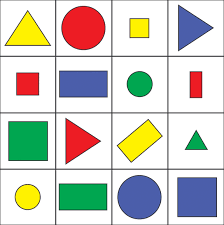
#> input picture assets/shapes.png, 224 x 225 px, given in place of the camera
$ python color_detection.py
#> lines starting #> are read from the running program, lines starting #| are printed output that depends on the picture; after the words box and inside, x2 and y2 are one past the last pixel; in counts of white or black regions, pixels touching at a corner belong together
### stacked_image.py
import cv2
import numpy as np

def stackImages(scale, imgArray):
    rows = len(imgArray)
    cols = len(imgArray[0])
    rowsAvailable = isinstance(imgArray[0], list)
    width = imgArray[0][0].shape[1]
    height = imgArray[0][0].shape[0]
    if rowsAvailable:
        for x in range(0, rows):
            for y in range(0, cols):
                if imgArray[x][y].shape[:2] == imgArray[0][0].shape[:2]:
                    imgArray[x][y] = cv2.resize(imgArray[x][y], (0, 0), None, scale, scale)
                else:
                    imgArray[x][y] = cv2.resize(imgArray[x][y], (imgArray[0][0].shape[1], imgArray[0][0].shape[0]),
                                                None, scale, scale)
                if len(imgArray[x][y].shape) == 2: imgArray[x][y] = cv2.cvtColor(imgArray[x][y], cv2.COLOR_GRAY2BGR)
        imageBlank = np.zeros((height, width, 3), np.uint8)
        hor = [imageBlank] * rows
        hor_con = [imageBlank] * rows
        for x in range(0, rows):
            hor[x] = np.hstack(imgArray[x])
        ver = np.vstack(hor)
    else:
        for x in range(0, rows):
            if imgArray[x].shape[:2] == imgArray[0].shape[:2]:
                imgArray[x] = cv2.resize(imgArray[x], (0, 0), None, scale, scale)
            else:
                imgArray[x] = cv2.resize(imgArray[x], (imgArray[0].shape[1], imgArray[0].shape[0]), None, scale, scale)
            if len(imgArray[x].shape) == 2: imgArray[x] = cv2.cvtColor(imgArray[x], cv2.COLOR_GRAY2BGR)
        hor = np.hstack(imgArray)
        ver = hor
    return ver

### color_detection.py
import cv2
import numpy as np
from stacked_image import *

def empty(a):
    pass

cv2.namedWindow("TrackBars")
cv2.resizeWindow("TrackBars", 640, 240)
cv2.createTrackbar("Hue Min", "TrackBars", 90, 179, empty)
cv2.createTrackbar("Hue Max", "TrackBars", 130, 179, empty)
cv2.createTrackbar("Sat Min", "TrackBars", 50, 255, empty)
cv2.createTrackbar("Sat Max", "TrackBars", 255, 255, empty)
cv2.createTrackbar("Val Min", "TrackBars", 50, 255, empty)
cv2.createTrackbar("Val Max", "TrackBars", 255, 255, empty)

cap = cv2.VideoCapture(0)
cap.set(3,360)  # width
cap.set(4,240)  # height

while True:
    ret,frame = cap.read()
#> frame is the input picture: shape (225, 224, 3); mean B, G, R 198.3, 207.4, 207.5
    width = int(cap.get(3))
    height = int(cap.get(4))

    hsv = cv2.cvtColor(frame,cv2.COLOR_BGR2HSV)
#> hsv: shape (225, 224, 3); mean H, S, V 38.7, 57.7, 227.7

    h_min = cv2.getTrackbarPos("Hue Min", "TrackBars")
    h_max = cv2.getTrackbarPos("Hue Max", "TrackBars")
    s_min = cv2.getTrackbarPos("Sat Min", "TrackBars")
    s_max = cv2.getTrackbarPos("Sat Max", "TrackBars")
    v_min = cv2.getTrackbarPos("Val Min", "TrackBars")
    v_max = cv2.getTrackbarPos("Val Max", "TrackBars")

    lower = np.array([h_min, s_min, v_min])
    upper = np.array([h_max, s_max, v_max])

    mask = cv2.inRange(hsv, lower, upper)
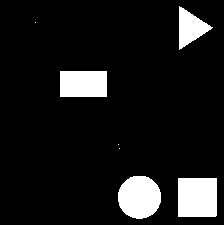
#> mask: shape (225, 224); 9.9% white; 7 white regions (3 under 20 px), largest, box (x1, y1, x2, y2) and area: (178, 178, 217, 217) 1520, (118, 176, 161, 219) 1471, (60, 71, 107, 97) 1222, (179, 6, 213, 50) 767

    result = cv2.bitwise_and(frame, frame, mask=mask)
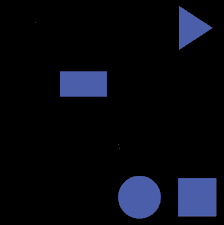
#> result: shape (225, 224, 3); mean B, G, R 16.4, 9.1, 7.3

    imgStack = stackImages(1,([frame,hsv],[mask,result]))
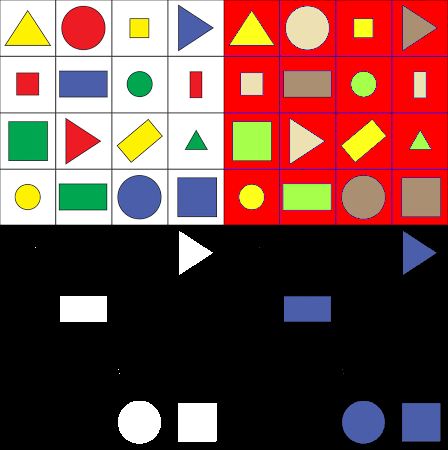
#> imgStack: shape (450, 448, 3); mean B, G, R 69.6, 74.8, 116.9
    cv2.imshow("Stacked Video",imgStack)

    if cv2.waitKey(1) & 0xFF == ord('q'):
#> (key q is pressed here)
        break

cap.release()
cv2.destroyAllWindows()
